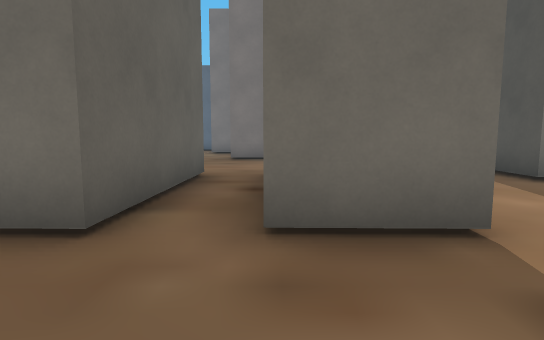
view 1 (above)

24 first-person views from a walk through a 3-D level made in the Godot game engine. The camera is 1.5 m above the floor, tilts 6° down and sees 80° across. The floor is counted in squares, 2 m on a side. Each view is taken from the middle of a square. On the plan, view 1 faces up. The plan holds only what a view shows up to about 11 squares ahead; the rest is blank. The place goes on beyond the plan. Some surface patterns are stand-ins.

view 2
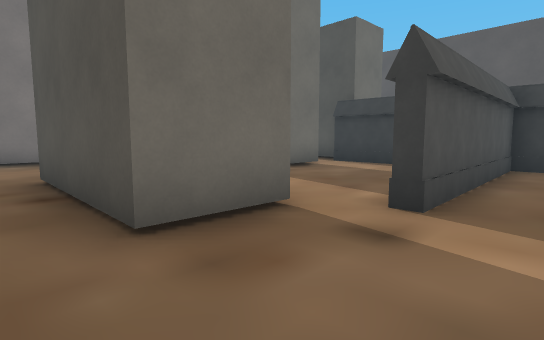

view 3
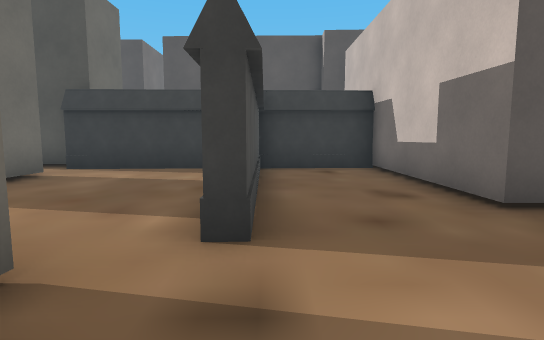

view 4
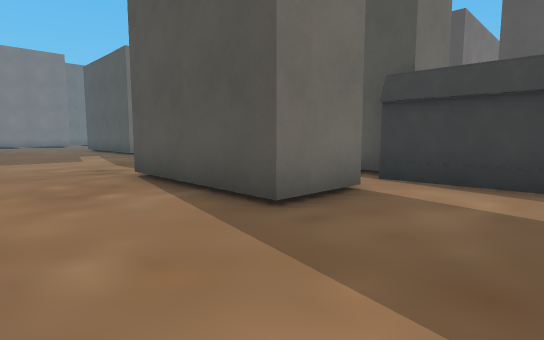

view 5
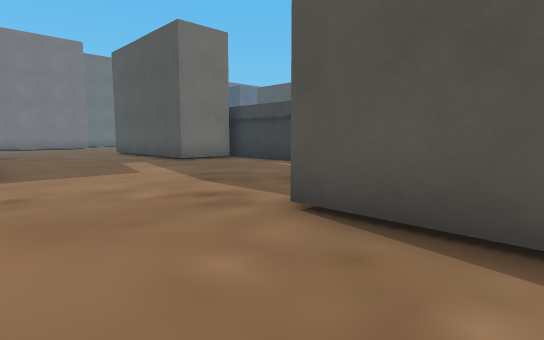

view 6
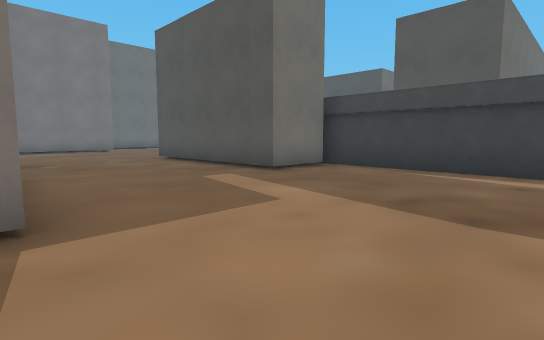

view 7
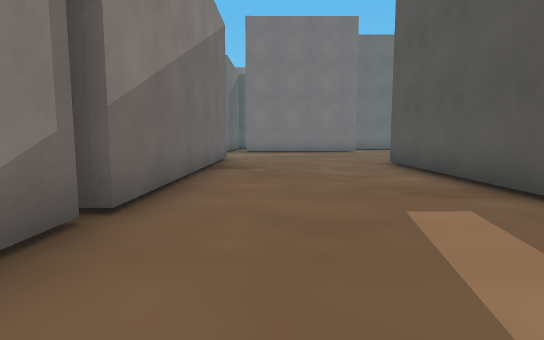

view 8
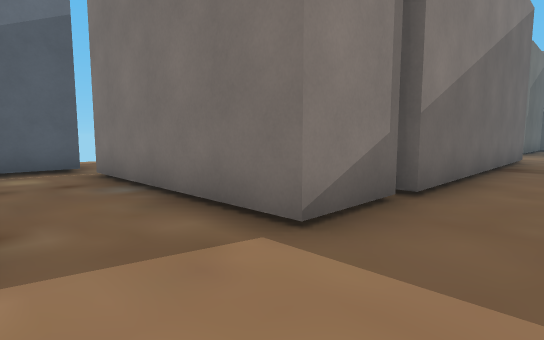

view 9
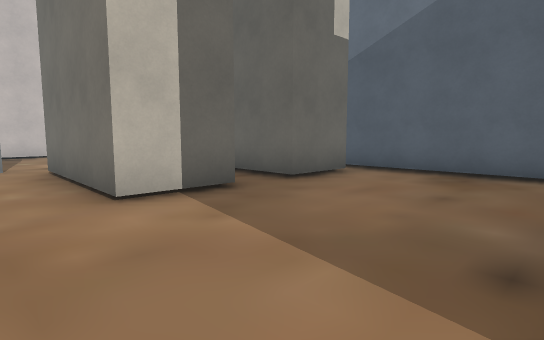

view 10
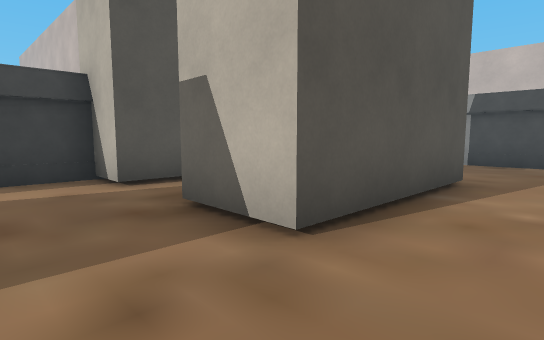

view 11
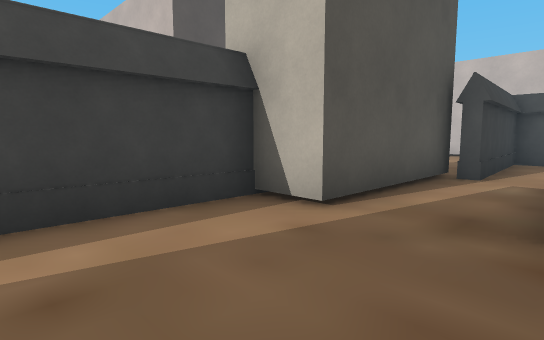

view 12
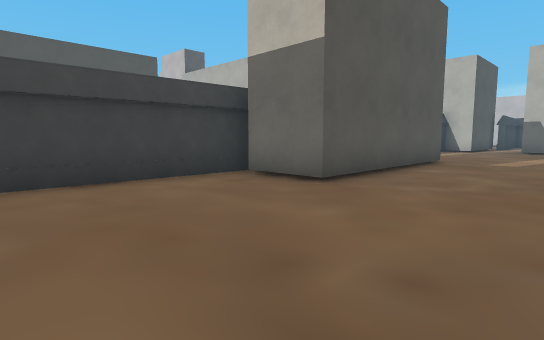

view 13
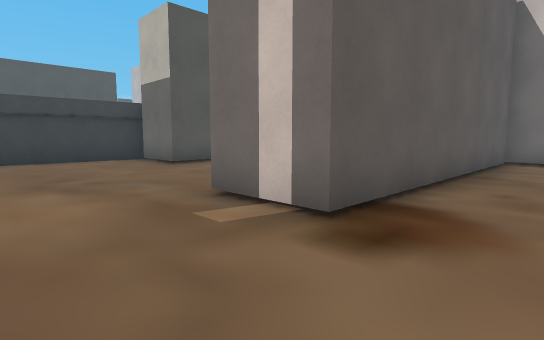

view 14
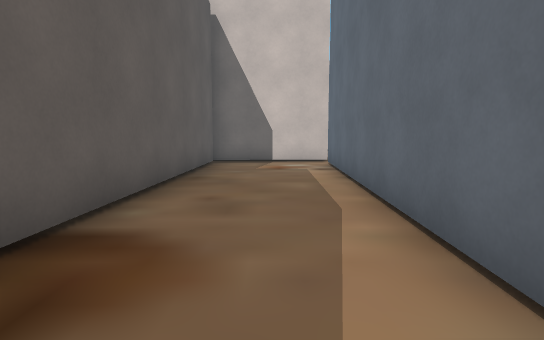

view 15
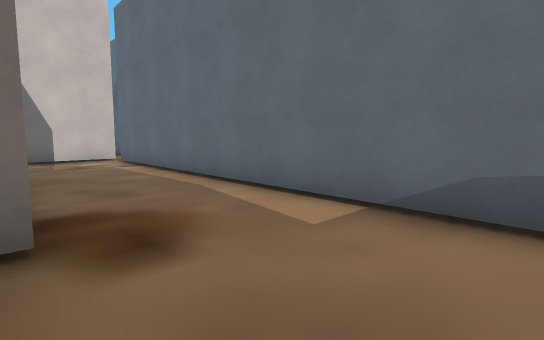

view 16
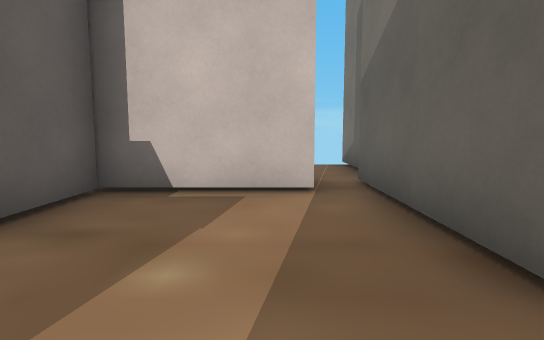

view 17
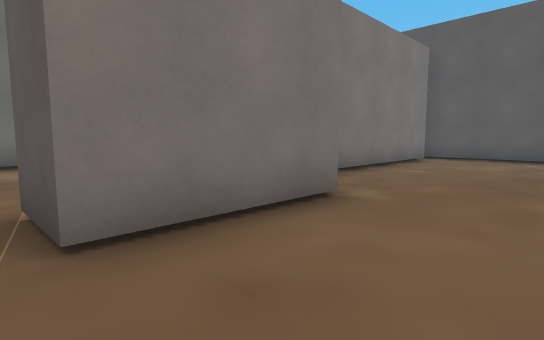

view 18
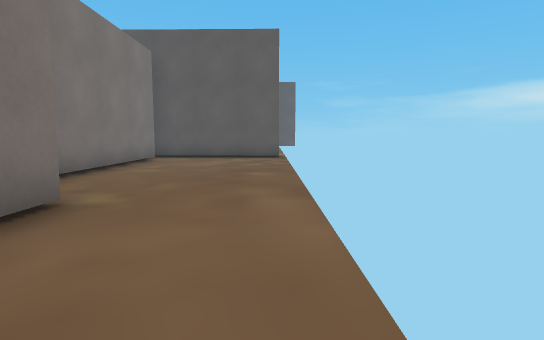

view 19
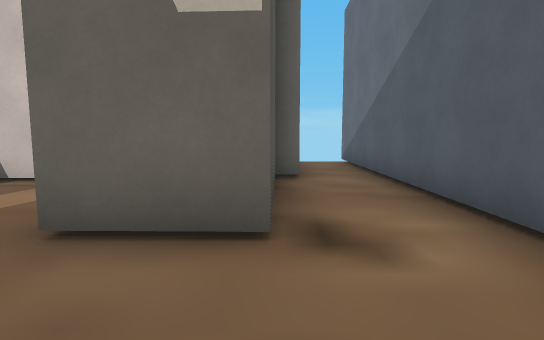

view 20
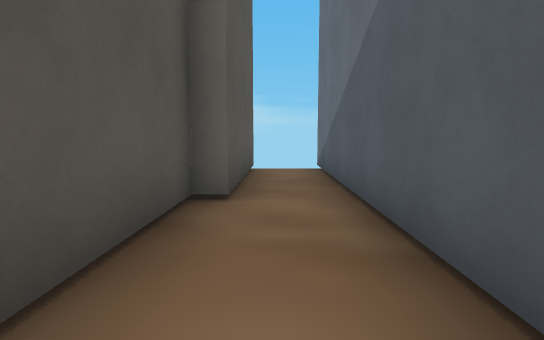

view 21
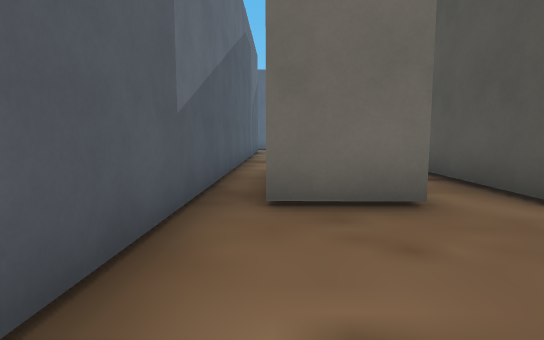

view 22
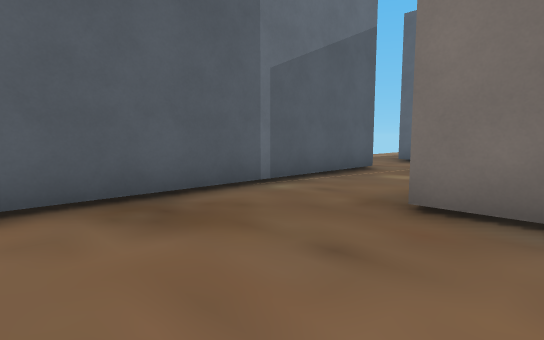

view 23
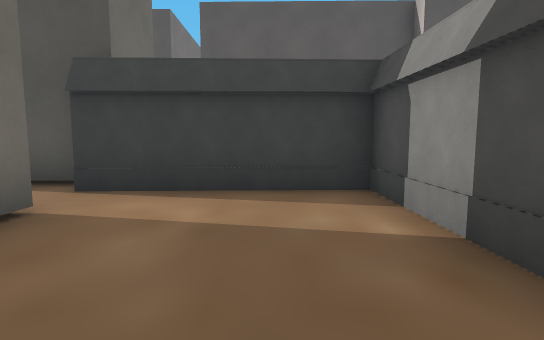

view 24
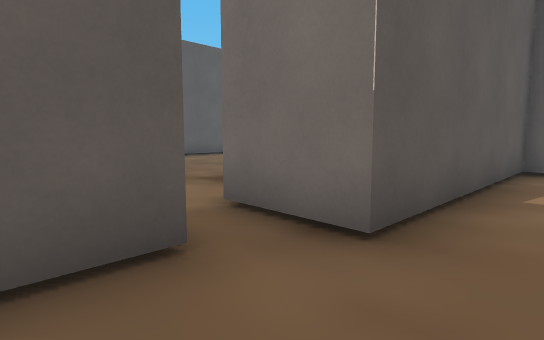

### Floor plan
Key: @ floor where view 1 was taken; # wall or solid block; . floor; B block; O other object.
Columns run from 5 left of view 1 to 20 right of it. Each row starts with its distance up from view 1.
 26    #...........#
 25    #...........#
 24    #...........#
 23    #..OO.......#
 22    #..OO.......#
 21   ##..OO....BBB#
 20   #...OO....B
 19   #...OO....B
 18   #...OO....B
 17 .##...OO....B
 16 ......OO.....BB   B
 15 ...OOO O......#   B
 14  #.OOOOO......#   B
 13  #............#   BBBB
 12  #............#
 11  #..OOO.......#
 10  #............#
  9  #........BB.BB
  8  #........B .B    OOOOO
  7  #........B .B  ..O
  6  #BB.BB...BB#BB ..OOO
  5  # B.BB.....##  .OOO.
  4  # B.BB......#  .O  ...
  3  #BB.BB......#. .O   ...
  2  #.........###. .O     ...
  1  #......####.#. .O      ..
  0  #...@.......#.  O
 -1  #.BB........#   O
 -2  #.BB....OOOO OO O
 -3  #.BB...O  OOOOO.O
 -4  #.BB.OOO........O
 -5  #.B ............O
 -6  #.BB............O
 -7  #.BB............O
 -8  # BB

Positions as (right, up) in squares from view 1, and headings:
1: (0, 0), facing up
2: (-1, 0), facing up-right
3: (0, 1), facing right
4: (2, 3), facing up-right
5: (2, 7), facing up-right
6: (2, 11), facing up-right
7: (4, 13), facing up
8: (4, 12), facing up-left
9: (3, 10), facing down-left
10: (3, 11), facing down-right
11: (6, 12), facing down-right
12: (4, 26), facing down-right
13: (-1, 26), facing down-right
14: (-1, 25), facing down
15: (1, 26), facing down-left
16: (1, 1), facing down
17: (0, -7), facing up-right
18: (0, -7), facing right
19: (-2, 2), facing down
20: (-3, 0), facing down
21: (-3, -1), facing up
22: (0, 7), facing up-left
23: (3, 3), facing right
24: (11, 7), facing down-right
